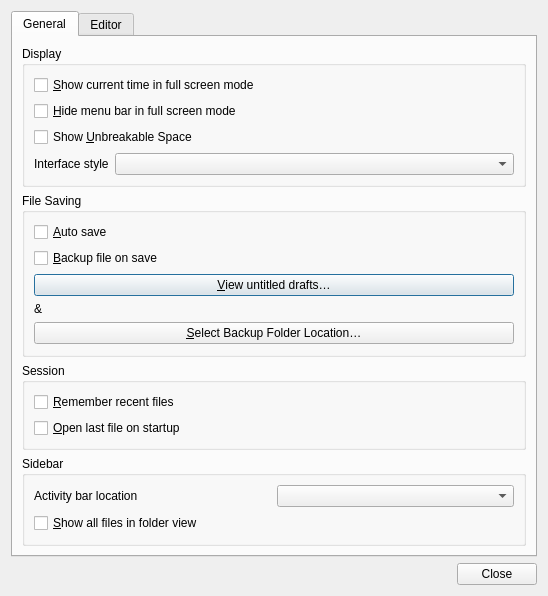
<?xml version="1.0" encoding="UTF-8"?>
<ui version="4.0">
 <class>PreferencesDialog</class>
 <widget class="QDialog" name="PreferencesDialog">
  <property name="geometry">
   <rect>
    <x>0</x>
    <y>0</y>
    <width>548</width>
    <height>551</height>
   </rect>
  </property>
  <property name="windowTitle">
   <string>Preferences</string>
  </property>
  <layout class="QVBoxLayout" name="verticalLayout_7">
   <item>
    <widget class="QTabWidget" name="tabWidget">
     <property name="currentIndex">
      <number>0</number>
     </property>
     <widget class="QWidget" name="General">
      <attribute name="title">
       <string>General</string>
      </attribute>
      <layout class="QVBoxLayout" name="verticalLayout_9">
       <item>
        <widget class="QGroupBox" name="groupBox">
         <property name="title">
          <string>Display</string>
         </property>
         <layout class="QVBoxLayout" name="verticalLayout_3">
          <item>
           <widget class="QCheckBox" name="clockCheckBox">
            <property name="text">
             <string>&amp;Show current time in full screen mode</string>
            </property>
           </widget>
          </item>
          <item>
           <widget class="QCheckBox" name="menuBarCheckBox">
            <property name="text">
             <string>&amp;Hide menu bar in full screen mode</string>
            </property>
           </widget>
          </item>
          <item>
           <widget class="QCheckBox" name="unbreakableSpaceCheckBox">
            <property name="text">
             <string>Show &amp;Unbreakable Space</string>
            </property>
           </widget>
          </item>
          <item>
           <layout class="QHBoxLayout" name="horizontalLayout" stretch="0,1">
            <item>
             <widget class="QLabel" name="label">
              <property name="text">
               <string>Interface style</string>
              </property>
              <property name="buddy">
               <cstring>cornersComboBox</cstring>
              </property>
             </widget>
            </item>
            <item>
             <widget class="QComboBox" name="cornersComboBox"/>
            </item>
           </layout>
          </item>
          <item>
           <spacer name="verticalSpacer_3">
            <property name="orientation">
             <enum>Qt::Vertical</enum>
            </property>
            <property name="sizeHint" stdset="0">
             <size>
              <width>20</width>
              <height>18</height>
             </size>
            </property>
           </spacer>
          </item>
         </layout>
        </widget>
       </item>
       <item>
        <widget class="QGroupBox" name="groupBox_2">
         <property name="title">
          <string>File Saving</string>
         </property>
         <layout class="QVBoxLayout" name="verticalLayout_2">
          <item>
           <widget class="QCheckBox" name="autoSaveCheckBox">
            <property name="text">
             <string>&amp;Auto save</string>
            </property>
           </widget>
          </item>
          <item>
           <widget class="QCheckBox" name="backupCheckBox">
            <property name="text">
             <string>&amp;Backup file on save</string>
            </property>
           </widget>
          </item>
          <item>
           <widget class="QPushButton" name="openDraftDirButton">
            <property name="text">
             <string>&amp;View untitled drafts…</string>
            </property>
           </widget>
          </item>
          <item>
           <widget class="QLabel" name="currentBackupFolderText">
            <property name="text">
             <string>&amp;</string>
            </property>
           </widget>
          </item>
          <item>
           <widget class="QPushButton" name="selectBackupFolderButton">
            <property name="text">
             <string>&amp;Select Backup Folder Location…</string>
            </property>
           </widget>
          </item>
          <item>
           <spacer name="verticalSpacer_2">
            <property name="orientation">
             <enum>Qt::Vertical</enum>
            </property>
            <property name="sizeHint" stdset="0">
             <size>
              <width>20</width>
              <height>40</height>
             </size>
            </property>
           </spacer>
          </item>
         </layout>
        </widget>
       </item>
       <item>
        <widget class="QGroupBox" name="groupBox_3">
         <property name="title">
          <string>Session</string>
         </property>
         <layout class="QVBoxLayout" name="verticalLayout">
          <item>
           <widget class="QCheckBox" name="rememberHistoryCheckBox">
            <property name="text">
             <string>&amp;Remember recent files</string>
            </property>
           </widget>
          </item>
          <item>
           <widget class="QCheckBox" name="restoreSessionCheckBox">
            <property name="text">
             <string>&amp;Open last file on startup</string>
            </property>
           </widget>
          </item>
          <item>
           <spacer name="verticalSpacer_7">
            <property name="orientation">
             <enum>Qt::Vertical</enum>
            </property>
            <property name="sizeHint" stdset="0">
             <size>
              <width>20</width>
              <height>40</height>
             </size>
            </property>
           </spacer>
          </item>
         </layout>
        </widget>
       </item>
       <item>
        <widget class="QGroupBox" name="groupBox_7">
         <property name="title">
          <string>Sidebar</string>
         </property>
         <layout class="QVBoxLayout" name="verticalLayout">
          <item>
           <layout class="QHBoxLayout" name="activityBarLocationLayout">
            <item>
             <widget class="QLabel" name="activityBarLocationLabel">
              <property name="text">
               <string>Activity bar location</string>
              </property>
              <property name="buddy">
               <cstring>activityBarLocationCombo</cstring>
              </property>
             </widget>
            </item>
            <item>
             <widget class="QComboBox" name="activityBarLocationCombo"/>
            </item>
           </layout>
          </item>
          <item>
           <widget class="QCheckBox" name="folderViewShowAllFilesCheckBox">
            <property name="text">
             <string>&amp;Show all files in folder view</string>
            </property>
           </widget>
          </item>
          <item>
           <spacer name="verticalSpacer">
            <property name="orientation">
             <enum>Qt::Vertical</enum>
            </property>
            <property name="sizeHint" stdset="0">
             <size>
              <width>20</width>
              <height>40</height>
             </size>
            </property>
           </spacer>
          </item>
         </layout>
        </widget>
       </item>
      </layout>
     </widget>
     <widget class="QWidget" name="Editor">
      <attribute name="title">
       <string>Editor</string>
      </attribute>
      <layout class="QVBoxLayout" name="verticalLayout_8">
       <item>
        <widget class="QGroupBox" name="groupBox_4">
         <property name="title">
          <string>Tabulation</string>
         </property>
         <layout class="QVBoxLayout" name="verticalLayout_6">
          <item>
           <widget class="QCheckBox" name="spacesCheckBox">
            <property name="text">
             <string>&amp;Insert spaces for tabs</string>
            </property>
           </widget>
          </item>
          <item>
           <layout class="QHBoxLayout" name="horizontalLayout_2" stretch="0,1">
            <item>
             <widget class="QLabel" name="label_6">
              <property name="text">
               <string>Tabulation width</string>
              </property>
              <property name="buddy">
               <cstring>tabWidthInput</cstring>
              </property>
             </widget>
            </item>
            <item>
             <widget class="QSpinBox" name="tabWidthInput">
              <property name="minimum">
               <number>1</number>
              </property>
              <property name="maximum">
               <number>8</number>
              </property>
             </widget>
            </item>
           </layout>
          </item>
          <item>
           <spacer name="verticalSpacer_6">
            <property name="orientation">
             <enum>Qt::Vertical</enum>
            </property>
            <property name="sizeHint" stdset="0">
             <size>
              <width>20</width>
              <height>40</height>
             </size>
            </property>
           </spacer>
          </item>
         </layout>
        </widget>
       </item>
       <item>
        <widget class="QGroupBox" name="groupBox_5">
         <property name="title">
          <string>Styling</string>
         </property>
         <layout class="QVBoxLayout" name="verticalLayout_5">
          <item>
           <layout class="QFormLayout" name="formLayout">
            <item row="0" column="0">
             <widget class="QLabel" name="label_2">
              <property name="text">
               <string>Focus mode</string>
              </property>
              <property name="buddy">
               <cstring>focusModeCombo</cstring>
              </property>
             </widget>
            </item>
            <item row="0" column="1">
             <widget class="QComboBox" name="focusModeCombo"/>
            </item>
            <item row="1" column="0">
             <widget class="QLabel" name="label_3">
              <property name="text">
               <string>Editor width</string>
              </property>
              <property name="buddy">
               <cstring>editorWidthCombo</cstring>
              </property>
             </widget>
            </item>
            <item row="1" column="1">
             <widget class="QComboBox" name="editorWidthCombo"/>
            </item>
            <item row="2" column="0">
             <widget class="QLabel" name="label_4">
              <property name="text">
               <string>Blockquote style</string>
              </property>
              <property name="buddy">
               <cstring>blockquoteStyleCombo</cstring>
              </property>
             </widget>
            </item>
            <item row="2" column="1">
             <widget class="QComboBox" name="blockquoteStyleCombo"/>
            </item>
            <item row="3" column="0">
             <widget class="QLabel" name="label_5">
              <property name="text">
               <string>Emphasis style</string>
              </property>
              <property name="buddy">
               <cstring>underlineCombo</cstring>
              </property>
             </widget>
            </item>
            <item row="3" column="1">
             <widget class="QComboBox" name="underlineCombo"/>
            </item>
           </layout>
          </item>
          <item>
           <widget class="QCheckBox" name="largeHeadingsCheckBox">
            <property name="text">
             <string>&amp;Use large headings</string>
            </property>
           </widget>
          </item>
          <item>
           <spacer name="verticalSpacer_5">
            <property name="orientation">
             <enum>Qt::Vertical</enum>
            </property>
            <property name="sizeHint" stdset="0">
             <size>
              <width>20</width>
              <height>40</height>
             </size>
            </property>
           </spacer>
          </item>
         </layout>
        </widget>
       </item>
       <item>
        <widget class="QGroupBox" name="groupBox_6">
         <property name="title">
          <string>Typing</string>
         </property>
         <layout class="QVBoxLayout" name="verticalLayout_4">
          <item>
           <widget class="QCheckBox" name="cycleBulletPointsCheckBox">
            <property name="text">
             <string>C&amp;ycle bullet point markers</string>
            </property>
           </widget>
          </item>
          <item>
           <widget class="QCheckBox" name="autoMatchCheckBox">
            <property name="text">
             <string>&amp;Automatically match characters</string>
            </property>
           </widget>
          </item>
          <item>
           <widget class="QPushButton" name="matchedCharsButton">
            <property name="text">
             <string>Customize &amp;matched characters…</string>
            </property>
           </widget>
          </item>
          <item>
           <spacer name="verticalSpacer_4">
            <property name="orientation">
             <enum>Qt::Vertical</enum>
            </property>
            <property name="sizeHint" stdset="0">
             <size>
              <width>20</width>
              <height>40</height>
             </size>
            </property>
           </spacer>
          </item>
         </layout>
        </widget>
       </item>
      </layout>
     </widget>
    </widget>
   </item>
   <item>
    <widget class="QDialogButtonBox" name="buttonBox">
     <property name="orientation">
      <enum>Qt::Horizontal</enum>
     </property>
     <property name="standardButtons">
      <set>QDialogButtonBox::Close</set>
     </property>
    </widget>
   </item>
  </layout>
 </widget>
 <resources/>
 <connections>
  <connection>
   <sender>buttonBox</sender>
   <signal>accepted()</signal>
   <receiver>PreferencesDialog</receiver>
   <slot>accept()</slot>
   <hints>
    <hint type="sourcelabel">
     <x>808</x>
     <y>774</y>
    </hint>
    <hint type="destinationlabel">
     <x>157</x>
     <y>274</y>
    </hint>
   </hints>
  </connection>
  <connection>
   <sender>buttonBox</sender>
   <signal>rejected()</signal>
   <receiver>PreferencesDialog</receiver>
   <slot>reject()</slot>
   <hints>
    <hint type="sourcelabel">
     <x>876</x>
     <y>780</y>
    </hint>
    <hint type="destinationlabel">
     <x>286</x>
     <y>274</y>
    </hint>
   </hints>
  </connection>
 </connections>
</ui>
